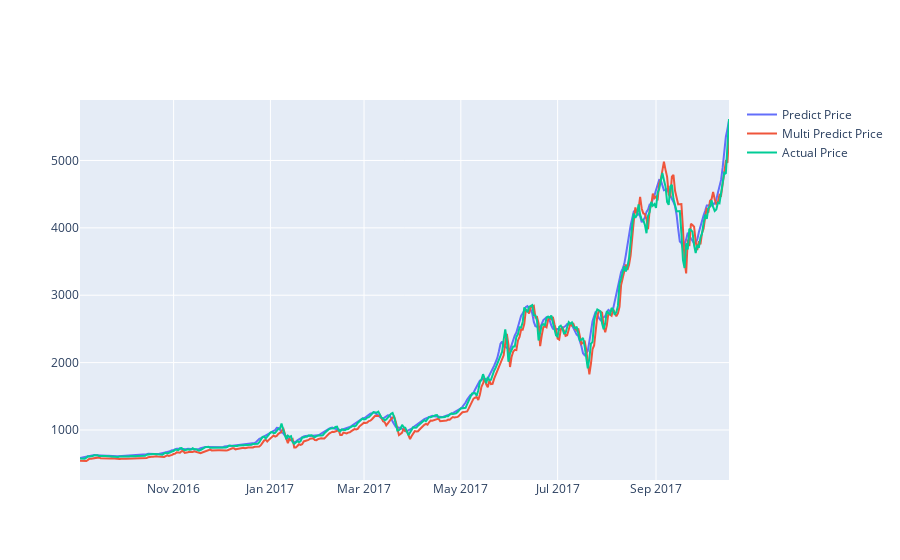

Write notebook code for a chart like this one.
### Markdown cell above
#### Plot line graph with actual price, predicted price with feature `Weighted Price`, predicted price with features `Volume` and `Weighted Price`

### Code cell
actual_chart = go.Scatter(x=predictDates, y=inv_y, name= 'Actual Price')
multi_predict_chart = go.Scatter(x=predictDates, y=inv_yhat, name= 'Multi Predict Price')
predict_chart = go.Scatter(x=predictDates, y=yhat_reshape, name= 'Predict Price')
py.iplot([predict_chart, multi_predict_chart, actual_chart])

### Figure 1 — Plotly figure (JSON) as saved in the notebook; plotly's stock layout.template omitted (floating-point values rounded to 4 significant figures; data arrays with more than 128 entries replaced by an {"elided": "..."} marker saying what was removed)
{"data": [{"name": "Predict Price", "type": "scatter", "x": {"elided": "410 str values"}, "y": {"elided": "410 float values"}}, {"name": "Multi Predict Price", "type": "scatter", "x": {"elided": "410 str values"}, "y": {"elided": "414 float values"}}, {"name": "Actual Price", "type": "scatter", "x": {"elided": "410 str values"}, "y": {"elided": "414 float values"}}], "layout": {}}
